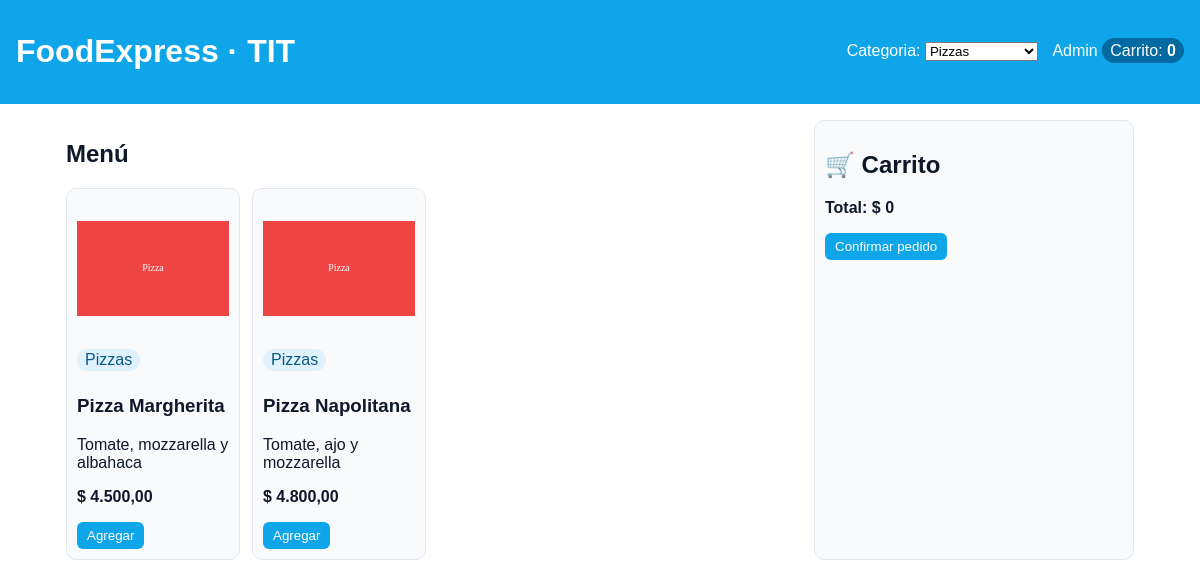
The page /index.php?cat=1 on the database its author committed.
### tables this page shows
CREATE TABLE TIT_productos (
  id INT AUTO_INCREMENT PRIMARY KEY,
  nombre VARCHAR(120) NOT NULL,
  descripcion TEXT,
  precio DECIMAL(10,2) NOT NULL,
  imagen VARCHAR(255) DEFAULT NULL,
  categoria_id INT NOT NULL,
  FOREIGN KEY (categoria_id) REFERENCES TIT_categorias(id) ON DELETE RESTRICT
);

CREATE TABLE TIT_categorias (
  id INT AUTO_INCREMENT PRIMARY KEY,
  nombre VARCHAR(80) NOT NULL
);

### index.php (the view, shortened to what this page needs)
<?php include(__DIR__.'/includes/TIT_conexion.php'); ?>
<!doctype html>
<html lang="es">
<head>
<link rel="stylesheet" href="css/TIT_estilos.css">
</head>
<body>
<header class="top">
  <h1>FoodExpress · TIT</h1>
  <nav>
    <form method="get" class="inl">
      <label>Categoria:
        <select name="cat" onchange="this.form.submit()">
          <?php
            $catSel = isset($_GET['cat']) ? (int)$_GET['cat'] : 0;
            $rc = mysqli_query($TIT_conn,"SELECT id,nombre FROM TIT_categorias ORDER BY nombre");
            while($c = mysqli_fetch_assoc($rc)){
              $sel = ($catSel== (int)$c['id']) ? "selected" : "";
              echo "<option value='{$c['id']}' $sel>".htmlspecialchars($c['nombre'])."</option>";
            }
          ?>
        </select>
      </label>
    </form>
    <a href="includes/TIT_admin.php">Admin</a>
    <span class="badge">Carrito: <b id="TIT_badge">0</b></span>
  </nav>
</header>
<main class="wrap">
  <section class="menu">
    <h2>Menú</h2>
    <div class="grid">
      <?php
        if($catSel>0){
          $q = "SELECT p.id,p.nombre,p.descripcion,p.precio,p.imagen,c.nombre AS categoria
                FROM TIT_productos p JOIN TIT_categorias c ON c.id=p.categoria_id
                WHERE p.categoria_id=$catSel ORDER BY p.nombre";
        } else {
          $q = "SELECT p.id,p.nombre,p.descripcion,p.precio,p.imagen,c.nombre AS categoria
                FROM TIT_productos p JOIN TIT_categorias c ON c.id=p.categoria_id
                ORDER BY c.nombre,p.nombre";
        }
        $res = mysqli_query($TIT_conn,$q);
        while($p = mysqli_fetch_assoc($res)){
          $n = htmlspecialchars($p['nombre'],ENT_QUOTES);
          echo "<article class='card'>
            <img src='".($p['imagen'] ?: "TIT_assets/images/pizza.svg")."' alt='{$n}'>
            <span class='chip'>".htmlspecialchars($p['categoria'])."</span>
            <h3>{$n}</h3>
            <p>".htmlspecialchars($p['descripcion'])."</p>
            <p class='precio'>$ ".number_format($p['precio'],2,',','.')."</p>
            <button onclick=\"TIT_add({$p['id']}, '{$n}', {$p['precio']})\">Agregar</button>
          </article>";
        }
      ?>
    </div>
  </section>
  <aside class="carrito card">
    <h2>🛒 Carrito</h2>
    <p class="total">Total: $ <span id="TIT_total">0</span></p>
    <form id="TIT_form" method="post" action="includes/TIT_checkout.php">
      <button type="submit">Confirmar pedido</button>
    </form>
  </aside>
</main>
</body>
</html>

### css/TIT_estilos.css (style rules this page uses)
:root { --bg:#fff;--text:#0f172a;--muted:#64748b;--card:#f8fafc;--accent:#0ea5e9;--border:#e2e8f0 }
* { box-sizing:border-box }
body { margin:0;font-family:Arial,Helvetica,sans-serif;background:var(--bg);color:var(--text) }
.top { display:flex;justify-content:space-between;align-items:center;padding:12px 16px;background:var(--accent);color:#fff }
.top a { color:#fff;text-decoration:none;margin-left:10px }
.inl { display:inline }
.wrap { display:grid;grid-template-columns:1fr 320px;gap:16px;max-width:1100px;margin:16px auto;padding:0 16px }
.grid { display:grid;grid-template-columns:repeat(4,1fr);gap:12px }
.card { border:1px solid var(--border);border-radius:10px;padding:10px;background:var(--card) }
.card img { width:100%;height:140px;object-fit:contain }
.precio { font-weight:bold }
.badge { background:#0369a1;padding:4px 8px;border-radius:999px }
.chip { display:inline-block;background:#e0f2fe;color:#075985;border-radius:999px;padding:2px 8px;margin:6px 0 }
button { background:var(--accent);color:#fff;border:none;padding:6px 10px;border-radius:6px;cursor:pointer }
.total { font-weight:bold }

### rows shown on the page
tit_productos: imagen (picture), categoria.nombre "Pizzas", nombre "Pizza Margherita", descripcion "Tomate, mozzarella y albahaca", precio "4.500,00"
tit_productos: imagen (picture), categoria.nombre "Pizzas", nombre "Pizza Napolitana", descripcion "Tomate, ajo y mozzarella", precio "4.800,00"

### other values the page prints
form field cat "Pizzas"
